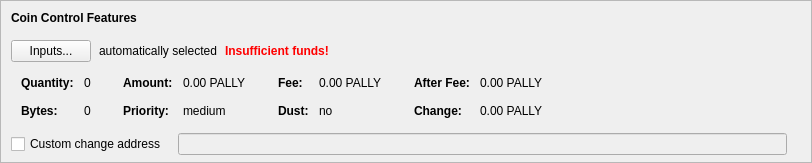
    <widget class="QFrame" name="frameCoinControl">
     <property name="sizePolicy">
      <sizepolicy hsizetype="Expanding" vsizetype="Expanding">
       <horstretch>0</horstretch>
       <verstretch>0</verstretch>
      </sizepolicy>
     </property>
     <property name="maximumSize">
      <size>
       <width>16777215</width>
       <height>16777215</height>
      </size>
     </property>
     <property name="frameShape">
      <enum>QFrame::StyledPanel</enum>
     </property>
     <property name="frameShadow">
      <enum>QFrame::Sunken</enum>
     </property>
     <layout class="QVBoxLayout" name="verticalLayoutCoinControl2">
      <property name="spacing">
       <number>0</number>
      </property>
      <property name="leftMargin">
       <number>0</number>
      </property>
      <property name="topMargin">
       <number>0</number>
      </property>
      <property name="rightMargin">
       <number>0</number>
      </property>
      <property name="bottomMargin">
       <number>6</number>
      </property>
      <item>
       <layout class="QVBoxLayout" name="verticalLayoutCoinControl" stretch="0,0,0,0,1">
        <property name="spacing">
         <number>0</number>
        </property>
        <property name="leftMargin">
         <number>10</number>
        </property>
        <property name="topMargin">
         <number>10</number>
        </property>
        <item>
         <layout class="QHBoxLayout" name="horizontalLayoutCoinControl1">
          <property name="bottomMargin">
           <number>15</number>
          </property>
          <item>
           <widget class="QLabel" name="labelCoinControlFeatures">
            <property name="sizePolicy">
             <sizepolicy hsizetype="Preferred" vsizetype="Maximum">
              <horstretch>0</horstretch>
              <verstretch>0</verstretch>
             </sizepolicy>
            </property>
            <property name="font">
             <font>
              <weight>75</weight>
              <bold>true</bold>
             </font>
            </property>
            <property name="styleSheet">
             <string notr="true">font-weight:bold;</string>
            </property>
            <property name="text">
             <string>Coin Control Features</string>
            </property>
           </widget>
          </item>
         </layout>
        </item>
        <item>
         <layout class="QHBoxLayout" name="horizontalLayoutCoinControl2" stretch="0,0,0,0">
          <property name="spacing">
           <number>8</number>
          </property>
          <property name="bottomMargin">
           <number>10</number>
          </property>
          <item>
           <widget class="QPushButton" name="pushButtonCoinControl">
            <property name="styleSheet">
             <string notr="true"/>
            </property>
            <property name="text">
             <string>Inputs...</string>
            </property>
            <property name="autoDefault">
             <bool>false</bool>
            </property>
           </widget>
          </item>
          <item>
           <widget class="QLabel" name="labelCoinControlAutomaticallySelected">
            <property name="text">
             <string>automatically selected</string>
            </property>
            <property name="margin">
             <number>5</number>
            </property>
           </widget>
          </item>
          <item>
           <widget class="QLabel" name="labelCoinControlInsuffFunds">
            <property name="font">
             <font>
              <weight>75</weight>
              <bold>true</bold>
             </font>
            </property>
            <property name="styleSheet">
             <string notr="true">color:red;font-weight:bold;</string>
            </property>
            <property name="text">
             <string>Insufficient funds!</string>
            </property>
            <property name="margin">
             <number>5</number>
            </property>
           </widget>
          </item>
          <item>
           <spacer name="horizontalSpacerCoinControl">
            <property name="orientation">
             <enum>Qt::Horizontal</enum>
            </property>
            <property name="sizeHint" stdset="0">
             <size>
              <width>40</width>
              <height>1</height>
             </size>
            </property>
           </spacer>
          </item>
         </layout>
        </item>
        <item>
         <widget class="QWidget" name="widgetCoinControl" native="true">
          <property name="sizePolicy">
           <sizepolicy hsizetype="Preferred" vsizetype="Preferred">
            <horstretch>0</horstretch>
            <verstretch>0</verstretch>
           </sizepolicy>
          </property>
          <property name="minimumSize">
           <size>
            <width>0</width>
            <height>0</height>
           </size>
          </property>
          <property name="styleSheet">
           <string notr="true"/>
          </property>
          <layout class="QHBoxLayout" name="horizontalLayoutCoinControl5">
           <property name="leftMargin">
            <number>0</number>
           </property>
           <property name="topMargin">
            <number>0</number>
           </property>
           <property name="rightMargin">
            <number>0</number>
           </property>
           <property name="bottomMargin">
            <number>0</number>
           </property>
           <item>
            <layout class="QHBoxLayout" name="horizontalLayoutCoinControl3" stretch="0,0,0,1">
             <property name="spacing">
              <number>20</number>
             </property>
             <property name="topMargin">
              <number>0</number>
             </property>
             <property name="bottomMargin">
              <number>10</number>
             </property>
             <item>
              <layout class="QFormLayout" name="formLayoutCoinControl1">
               <property name="horizontalSpacing">
                <number>10</number>
               </property>
               <property name="verticalSpacing">
                <number>14</number>
               </property>
               <property name="leftMargin">
                <number>10</number>
               </property>
               <property name="topMargin">
                <number>4</number>
               </property>
               <property name="rightMargin">
                <number>6</number>
               </property>
               <item row="0" column="0">
                <widget class="QLabel" name="labelCoinControlQuantityText">
                 <property name="font">
                  <font>
                   <weight>75</weight>
                   <bold>true</bold>
                  </font>
                 </property>
                 <property name="text">
                  <string>Quantity:</string>
                 </property>
                 <property name="margin">
                  <number>0</number>
                 </property>
                </widget>
               </item>
               <item row="0" column="1">
                <widget class="QLabel" name="labelCoinControlQuantity">
                 <property name="cursor">
                  <cursorShape>IBeamCursor</cursorShape>
                 </property>
                 <property name="contextMenuPolicy">
                  <enum>Qt::ActionsContextMenu</enum>
                 </property>
                 <property name="text">
                  <string notr="true">0</string>
                 </property>
                 <property name="margin">
                  <number>0</number>
                 </property>
                 <property name="textInteractionFlags">
                  <set>Qt::LinksAccessibleByMouse|Qt::TextSelectableByKeyboard|Qt::TextSelectableByMouse</set>
                 </property>
                </widget>
               </item>
               <item row="1" column="0">
                <widget class="QLabel" name="labelCoinControlBytesText">
                 <property name="font">
                  <font>
                   <weight>75</weight>
                   <bold>true</bold>
                  </font>
                 </property>
                 <property name="text">
                  <string>Bytes:</string>
                 </property>
                </widget>
               </item>
               <item row="1" column="1">
                <widget class="QLabel" name="labelCoinControlBytes">
                 <property name="cursor">
                  <cursorShape>IBeamCursor</cursorShape>
                 </property>
                 <property name="contextMenuPolicy">
                  <enum>Qt::ActionsContextMenu</enum>
                 </property>
                 <property name="text">
                  <string notr="true">0</string>
                 </property>
                 <property name="textInteractionFlags">
                  <set>Qt::LinksAccessibleByMouse|Qt::TextSelectableByKeyboard|Qt::TextSelectableByMouse</set>
                 </property>
                </widget>
               </item>
              </layout>
             </item>
             <item>
              <layout class="QFormLayout" name="formLayoutCoinControl2">
               <property name="horizontalSpacing">
                <number>10</number>
               </property>
               <property name="verticalSpacing">
                <number>14</number>
               </property>
               <property name="leftMargin">
                <number>6</number>
               </property>
               <property name="topMargin">
                <number>4</number>
               </property>
               <property name="rightMargin">
                <number>6</number>
               </property>
               <item row="0" column="0">
                <widget class="QLabel" name="labelCoinControlAmountText">
                 <property name="font">
                  <font>
                   <weight>75</weight>
                   <bold>true</bold>
                  </font>
                 </property>
                 <property name="text">
                  <string>Amount:</string>
                 </property>
                 <property name="margin">
                  <number>0</number>
                 </property>
                </widget>
               </item>
               <item row="0" column="1">
                <widget class="QLabel" name="labelCoinControlAmount">
                 <property name="cursor">
                  <cursorShape>IBeamCursor</cursorShape>
                 </property>
                 <property name="contextMenuPolicy">
                  <enum>Qt::ActionsContextMenu</enum>
                 </property>
                 <property name="text">
                  <string notr="true">0.00 PALLY</string>
                 </property>
                 <property name="textInteractionFlags">
                  <set>Qt::LinksAccessibleByMouse|Qt::TextSelectableByKeyboard|Qt::TextSelectableByMouse</set>
                 </property>
                </widget>
               </item>
               <item row="1" column="0">
                <widget class="QLabel" name="labelCoinControlPriorityText">
                 <property name="font">
                  <font>
                   <weight>75</weight>
                   <bold>true</bold>
                  </font>
                 </property>
                 <property name="text">
                  <string>Priority:</string>
                 </property>
                </widget>
               </item>
               <item row="1" column="1">
                <widget class="QLabel" name="labelCoinControlPriority">
                 <property name="cursor">
                  <cursorShape>IBeamCursor</cursorShape>
                 </property>
                 <property name="contextMenuPolicy">
                  <enum>Qt::ActionsContextMenu</enum>
                 </property>
                 <property name="text">
                  <string>medium</string>
                 </property>
                 <property name="textInteractionFlags">
                  <set>Qt::LinksAccessibleByMouse|Qt::TextSelectableByKeyboard|Qt::TextSelectableByMouse</set>
                 </property>
                </widget>
               </item>
              </layout>
             </item>
             <item>
              <layout class="QFormLayout" name="formLayoutCoinControl3">
               <property name="horizontalSpacing">
                <number>10</number>
               </property>
               <property name="verticalSpacing">
                <number>14</number>
               </property>
               <property name="leftMargin">
                <number>6</number>
               </property>
               <property name="topMargin">
                <number>4</number>
               </property>
               <property name="rightMargin">
                <number>6</number>
               </property>
               <item row="0" column="0">
                <widget class="QLabel" name="labelCoinControlFeeText">
                 <property name="font">
                  <font>
                   <weight>75</weight>
                   <bold>true</bold>
                  </font>
                 </property>
                 <property name="text">
                  <string>Fee:</string>
                 </property>
                 <property name="margin">
                  <number>0</number>
                 </property>
                </widget>
               </item>
               <item row="0" column="1">
                <widget class="QLabel" name="labelCoinControlFee">
                 <property name="cursor">
                  <cursorShape>IBeamCursor</cursorShape>
                 </property>
                 <property name="contextMenuPolicy">
                  <enum>Qt::ActionsContextMenu</enum>
                 </property>
                 <property name="text">
                  <string notr="true">0.00 PALLY</string>
                 </property>
                 <property name="textInteractionFlags">
                  <set>Qt::LinksAccessibleByMouse|Qt::TextSelectableByKeyboard|Qt::TextSelectableByMouse</set>
                 </property>
                </widget>
               </item>
               <item row="1" column="0">
                <widget class="QLabel" name="labelCoinControlLowOutputText">
                 <property name="font">
                  <font>
                   <weight>75</weight>
                   <bold>true</bold>
                  </font>
                 </property>
                 <property name="text">
                  <string>Dust:</string>
                 </property>
                </widget>
               </item>
               <item row="1" column="1">
                <widget class="QLabel" name="labelCoinControlLowOutput">
                 <property name="cursor">
                  <cursorShape>IBeamCursor</cursorShape>
                 </property>
                 <property name="contextMenuPolicy">
                  <enum>Qt::ActionsContextMenu</enum>
                 </property>
                 <property name="text">
                  <string>no</string>
                 </property>
                 <property name="textInteractionFlags">
                  <set>Qt::LinksAccessibleByMouse|Qt::TextSelectableByKeyboard|Qt::TextSelectableByMouse</set>
                 </property>
                </widget>
               </item>
              </layout>
             </item>
             <item>
              <layout class="QFormLayout" name="formLayoutCoinControl4">
               <property name="horizontalSpacing">
                <number>10</number>
               </property>
               <property name="verticalSpacing">
                <number>14</number>
               </property>
               <property name="leftMargin">
                <number>6</number>
               </property>
               <property name="topMargin">
                <number>4</number>
               </property>
               <property name="rightMargin">
                <number>6</number>
               </property>
               <item row="0" column="0">
                <widget class="QLabel" name="labelCoinControlAfterFeeText">
                 <property name="font">
                  <font>
                   <weight>75</weight>
                   <bold>true</bold>
                  </font>
                 </property>
                 <property name="text">
                  <string>After Fee:</string>
                 </property>
                 <property name="margin">
                  <number>0</number>
                 </property>
                </widget>
               </item>
               <item row="0" column="1">
                <widget class="QLabel" name="labelCoinControlAfterFee">
                 <property name="cursor">
                  <cursorShape>IBeamCursor</cursorShape>
                 </property>
                 <property name="contextMenuPolicy">
                  <enum>Qt::ActionsContextMenu</enum>
                 </property>
                 <property name="text">
                  <string notr="true">0.00 PALLY</string>
                 </property>
                 <property name="textInteractionFlags">
                  <set>Qt::LinksAccessibleByMouse|Qt::TextSelectableByKeyboard|Qt::TextSelectableByMouse</set>
                 </property>
                </widget>
               </item>
               <item row="1" column="0">
                <widget class="QLabel" name="labelCoinControlChangeText">
                 <property name="font">
                  <font>
                   <weight>75</weight>
                   <bold>true</bold>
                  </font>
                 </property>
                 <property name="text">
                  <string>Change:</string>
                 </property>
                </widget>
               </item>
               <item row="1" column="1">
                <widget class="QLabel" name="labelCoinControlChange">
                 <property name="cursor">
                  <cursorShape>IBeamCursor</cursorShape>
                 </property>
                 <property name="contextMenuPolicy">
                  <enum>Qt::ActionsContextMenu</enum>
                 </property>
                 <property name="text">
                  <string notr="true">0.00 PALLY</string>
                 </property>
                 <property name="textInteractionFlags">
                  <set>Qt::LinksAccessibleByMouse|Qt::TextSelectableByKeyboard|Qt::TextSelectableByMouse</set>
                 </property>
                </widget>
               </item>
              </layout>
             </item>
            </layout>
           </item>
          </layout>
         </widget>
        </item>
        <item>
         <layout class="QHBoxLayout" name="horizontalLayoutCoinControl4" stretch="0,0,0">
          <property name="spacing">
           <number>12</number>
          </property>
          <property name="sizeConstraint">
           <enum>QLayout::SetDefaultConstraint</enum>
          </property>
          <property name="topMargin">
           <number>5</number>
          </property>
          <property name="rightMargin">
           <number>5</number>
          </property>
          <item>
           <widget class="QCheckBox" name="checkBoxCoinControlChange">
            <property name="toolTip">
             <string>If this is activated, but the change address is empty or invalid, change will be sent to a newly generated address.</string>
            </property>
            <property name="text">
             <string>Custom change address</string>
            </property>
           </widget>
          </item>
          <item>
           <widget class="QValidatedLineEdit" name="lineEditCoinControlChange">
            <property name="enabled">
             <bool>false</bool>
            </property>
            <property name="sizePolicy">
             <sizepolicy hsizetype="Expanding" vsizetype="Fixed">
              <horstretch>0</horstretch>
              <verstretch>0</verstretch>
             </sizepolicy>
            </property>
           </widget>
          </item>
          <item>
           <widget class="QLabel" name="labelCoinControlChangeLabel">
            <property name="sizePolicy">
             <sizepolicy hsizetype="Preferred" vsizetype="Expanding">
              <horstretch>0</horstretch>
              <verstretch>0</verstretch>
             </sizepolicy>
            </property>
            <property name="minimumSize">
             <size>
              <width>0</width>
              <height>0</height>
             </size>
            </property>
            <property name="text">
             <string/>
            </property>
            <property name="margin">
             <number>3</number>
            </property>
           </widget>
          </item>
         </layout>
        </item>
        <item>
         <spacer name="verticalSpacerCoinControl">
          <property name="orientation">
           <enum>Qt::Vertical</enum>
          </property>
          <property name="sizeHint" stdset="0">
           <size>
            <width>800</width>
            <height>1</height>
           </size>
          </property>
         </spacer>
        </item>
       </layout>
      </item>
     </layout>
    </widget>
